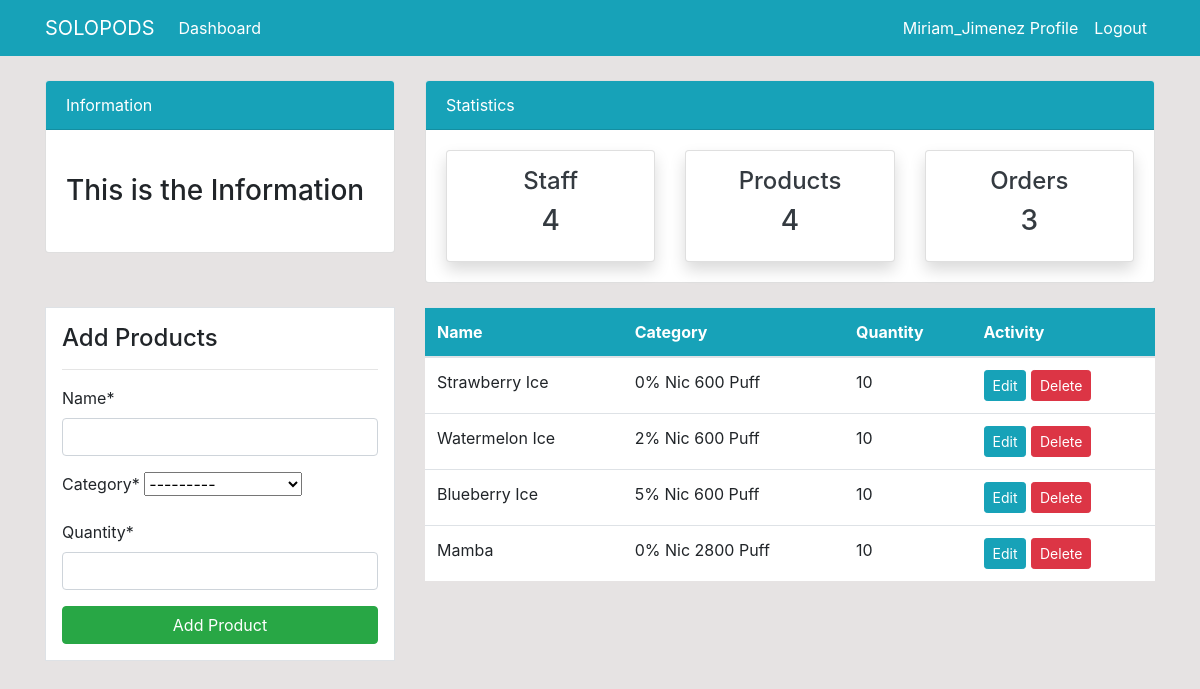
The app's page /product/ (signed in), older data.
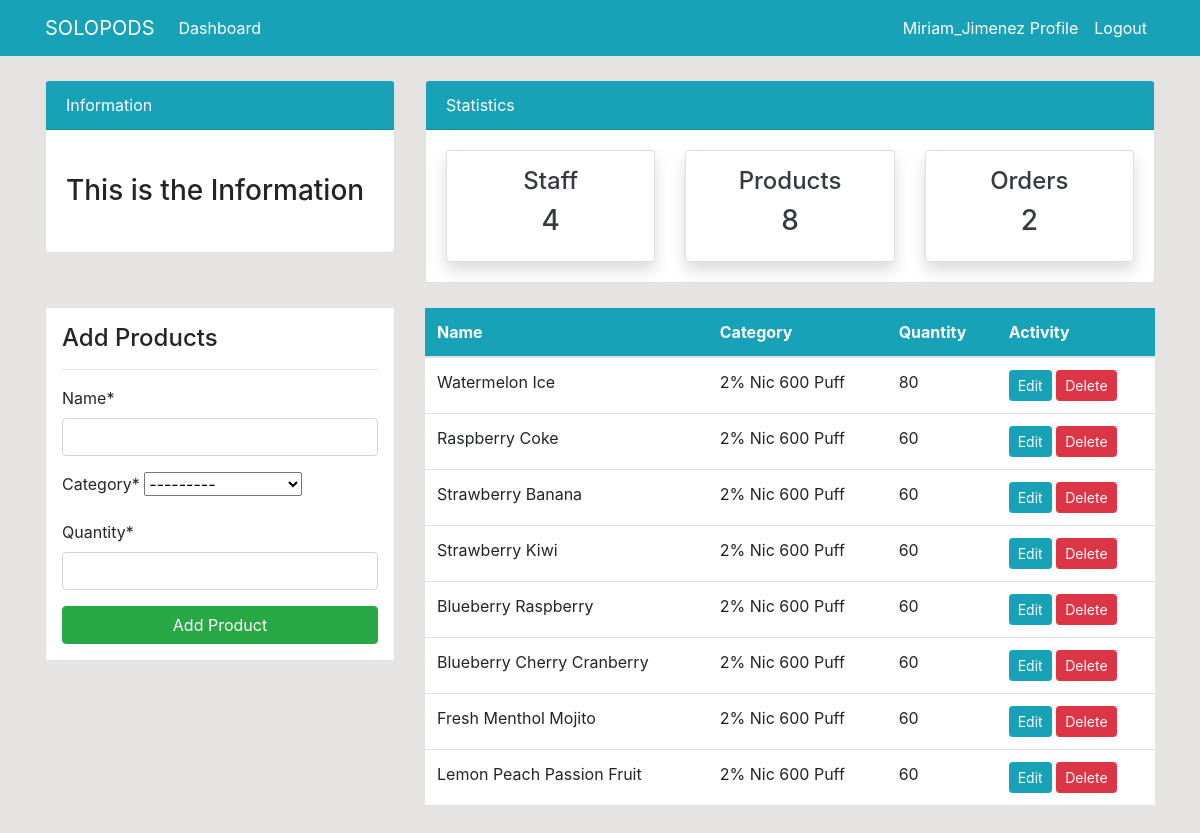
The same page, newer data.
### dashboard/models.py (models this page shows, shortened)
class Product(models.Model):
    name = models.CharField(max_length=100, null=True)
    category = models.CharField(max_length=20, choices=CATEGORY, null=True)
    quantity = models.PositiveIntegerField(null=True)
    class Meta:
        verbose_name_plural = 'Product'

### dashboard/views.py (the view)
# urls.py: path('product/', views.product, name='dashboard-product'),
@login_required
def product(request):
    items = Product.objects.all() # Using ORM
    product_count = items.count()
    workers_count = User.objects.all().count()
    orders_count = Order.objects.all().count()
    if request.method == 'POST':
        form = ProductForm(request.POST)
        if form.is_valid():
            form.save()
            product_name = form.cleaned_data.get('name')
            messages.success(request, f'{product_name} has been added')
            return redirect('dashboard-product')
    else:
        form = ProductForm()
    context = {
        'items': items,
        'form': form,
        'workers_count': workers_count,
        'orders_count': orders_count,
        'product_count': product_count,
    }
    return render(request, 'dashboard/product.html', context)

### dashboard/forms.py
class ProductForm(forms.ModelForm):
    class Meta:
        model = Product
        fields = ['name', 'category', 'quantity']

### templates/dashboard/product.html (shortened to what this page needs)
{% extends 'partials/base.html' %}
{% load crispy_forms_tags %}
{% block content %}
{% include 'partials/topnav.html' %}
    <div class="container">
        <div class="row my-4">
            <div class="col-md-4">
                <div class="border bg-white p-3">
                    <h4>Add Products</h4>
                    <hr>
                    <form method="POST">
                        {{ form|crispy }}
                        <input class="btn btn-success btn-block" type="submit" value="Add Product">
                    </form>
                </div>
            </div>
            <div class="col-md-8">
                <table class="table bg-white">
                    <thead class="bg-info">
                        <tr class="text-white">
                            <th scope="col">Name</th>
                            <th scope="col">Category</th>
                            <th scope="col">Quantity</th>
                            <th scope="col">Activity</th>
                        </tr>
                    </thead>
                    <tbody>
                        {% for item in items %}
                        <tr>
                            <td>{{ item.name }}</td>
                            <td>{{ item.category }}</td>
                            <td>{{ item.quantity }}</td>
                            <td>
                                <a class="btn btn-info btn-sm" href="{% url 'dashboard-product-update' item.id %}">Edit</a>
                                <a class="btn btn-danger btn-sm" href="{% url 'dashboard-product-delete' item.id %}">Delete</a>
                            </td>
                        </tr>
                        {% endfor %}
                    </tbody>
                </table>
            </div>
        </div>
    </div>
{% endblock %}

### templates/partials/base.html (shortened to what this page needs)
{% load static %}
<!doctype html>
<html lang="en">
  <head>
    <link rel="stylesheet" href="https://cdn.jsdelivr.net/npm/bootstrap@4.6.2/dist/css/bootstrap.min.css"
>
    <link rel="stylesheet" href="{% static '/style.css' %}">
  </head>
  <body>
    {% include 'partials/nav.html' %}
    {% block content %}
    {% endblock %}
  </body>
</html>

### templates/partials/nav.html (shortened to what this page needs)
    <nav class="navbar navbar-expand-lg navbar-info bg-info">
        {% if user.is_authenticated %}
        <div class="container">
            <a class="navbar-brand text-white" href="{% url 'dashboard-index' %}">SOLOPODS</a>
            <div class="collapse navbar-collapse" id="navbarSupportedContent">
                <ul class="navbar-nav mr-auto">
                    <li class="nav-item active">
                        <a class="nav-link text-white" href="{% url 'dashboard-index' %}">Dashboard </a>
                    </li>
                </ul>
                <ul class="navbar-nav ml-auto">
                    <li class="nav-item active">
                        <a class="nav-link text-white" href="{% url 'user-profile' %}">{{ user.username }} Profile</a>
                    </li>
                    <li class="nav-item">
                        <a class="nav-link text-white" href="{% url 'user-logout' %}">Logout</a>
                    </li>
                </ul>
                {% endif %}
            </div>
        </div>
    </nav>

### templates/partials/topnav.html (shortened to what this page needs)
    <div class="container">
        <div class="row mt-4">
            <div class="col-md-4">
                <div class="card">
                    <div class="card-header bg-info text-white">
                        Information
                    </div>
                    <div class="card-body">
                        <marquee behavior="" direction="">
                            <h3 class="my-4">This is the Information</h3>
                        </marquee>
                    </div>
                </div>
            </div>
            <div class="col-md-8">
                <div class="card">
                    <div class="card-header bg-info text-white">
                        Statistics
                    </div>
                    <div class="card-body">
                        <div class="row">
                            <div class="col-md-4">
                                <a class="text-decoration-none text-dark" href="{% url 'dashboard-staff' %}">
                                    <div class="card my-card shadow text-center p-3">
                                        <h4>Staff </h4>
                                        <h3>{{ workers_count }}</h3>
                                    </div>
                                </a>
                            </div>
                            <div class="col-md-4">
                                <a class="text-decoration-none text-dark" href="{% url 'dashboard-product' %}">
                                    <div class="card my-card shadow text-center p-3">
                                        <h4>Products </h4>
                                        <h3>{{ product_count }}</h3>
                                    </div>
                                </a>
                            </div>
                            <div class="col-md-4">
                                <a class="text-decoration-none text-dark" href="{% url 'dashboard-order' %}">
                                    <div class="card my-card shadow text-center p-3">
                                        <h4>Orders </h4>
                                        <h3>{{ orders_count }}</h3>
                                    </div>
                                </a>
                            </div>
                        </div>
                    </div>
                </div>
            </div>
        </div>
    </div>

### static/style.css (style rules this page uses)
body { background: rgb(230, 227, 227); }

Row changes from the older to the newer data that the page shows:
removed Product: name "Strawberry Ice", category "0% Nic 600 Puff", quantity "10"
removed Product: name "Blueberry Ice", category "5% Nic 600 Puff", quantity "10"
removed Product: name "Mamba", category "0% Nic 2800 Puff", quantity "10"
changed Product "Watermelon Ice": quantity "10" → "80"
added Product: name "Raspberry Coke", category "2% Nic 600 Puff", quantity "60"
added Product: name "Strawberry Banana", category "2% Nic 600 Puff", quantity "60"
added Product: name "Strawberry Kiwi", category "2% Nic 600 Puff", quantity "60"
added Product: name "Blueberry Raspberry", category "2% Nic 600 Puff", quantity "60"
added Product: name "Blueberry Cherry Cranberry", category "2% Nic 600 Puff", quantity "60"
added Product: name "Fresh Menthol Mojito", category "2% Nic 600 Puff", quantity "60"
added Product: name "Lemon Peach Passion Fruit", category "2% Nic 600 Puff", quantity "60"
Text that changed along with them:
{{ product_count }}: "4" → "8"
{{ orders_count }}: "3" → "2"
